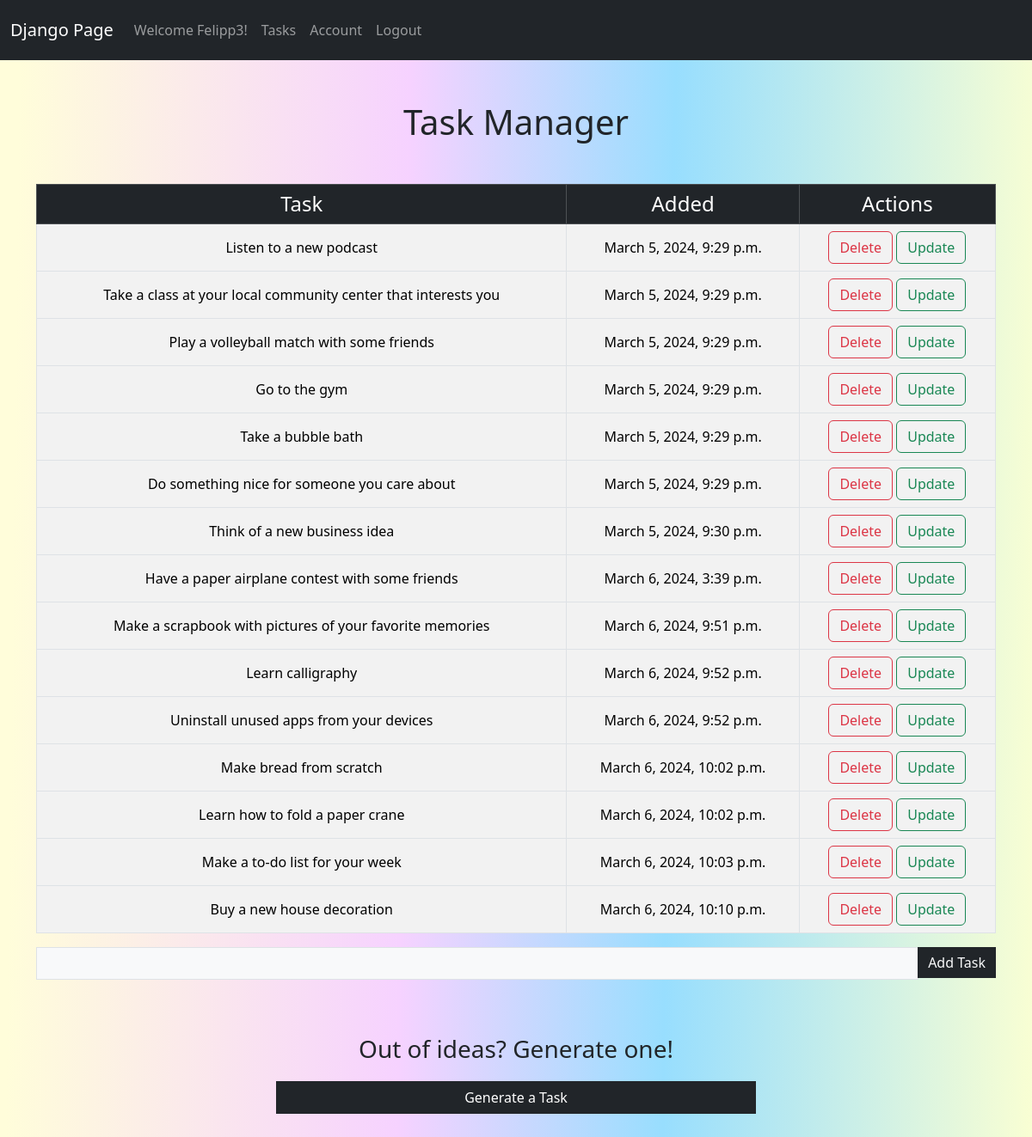
The page /tasks/ (signed in) on the database its author committed.
### website/models.py (models this page shows)
class Task(models.Model):
    content = models.TextField(max_length=100)
    date_created = models.DateTimeField(default=now)
    user = models.ForeignKey(User, on_delete=models.CASCADE)

### website/views.py (the view)
# urls.py: path('tasks/', views.tasks, name='tasks'),
@login_required
def tasks(request):
    if request.method == 'POST':
        content = request.POST['content']
        user_id = request.user.id
        task = Task(content=content, user_id=user_id)
        task.save()
        return redirect('tasks')
    else:
        tasks = Task.objects.filter(user_id=request.user.id)
        return render(request, 'tasks.html', {'tasks': tasks})

### website/templates/tasks.html (shortened to what this page needs)
{% extends 'base.html' %}
{% block content %}
<div id="main-div" class="col-md-12">
    <h1 class="mb-5 mt-5 text-center text-dark">Task Manager</h1>
    {% if tasks|length < 1 %} <h1 class="text-center h3 mb-5">No tasks available. Create one below!</p>
        {% else %}
        <table class="table table-striped table-bordered table-hover">
            <thead class="text-center table-dark">
                <tr>
                    <th class="h4" scope="col ">Task</th>
                    <th class="h4" scope="col">Added</th>
                    <th class="h4" scope="col">Actions</th>
                </tr>
            </thead>
            {% for task in tasks %}
            <tbody class="text-center align-middle">
                <tr>
                    <td> {{ task.content }}</td>
                    <td>{{ task.date_created }}</td>
                    <td>
                        <a class="btn btn-outline-danger" href="{% url 'delete_task' task.id %}">Delete</a>
                        <a class="btn btn-outline-success" href="{% url 'update_task' task.id %}">Update</a>
                    </td>
                </tr>
            </tbody>
            {% endfor %}
        </table>
        {% endif %}
        <form method="POST">
            <div class="input-group mb-3">
                <input class="form-control bg-light rounded-0 mb-5" type="text" name="content">
                <div class="input-group-append">
                    <input class="btn bg-dark border-0 text-light ml-1 rounded-0" type="submit" value="Add Task">
                </div>
            </div>
        </form>
        <div class="generate-container  col-md-6">
            <h1 class="text-center h3">Out of ideas? Generate one!</p>
                <a id="generate-button" class="btn btn-dark border border-dark rounded-0 w-100"
                    href="{% url 'generate_task' %}">Generate a Task</a>
        </div>
</div>
{% endblock %}

### website/templates/navbar.html (shortened to what this page needs)
<nav class="navbar navbar-expand-lg navbar-dark bg-dark height-navbar">
    <div class="container-fluid">
        <a class="navbar-brand" href="{% url 'home' %}">Django Page</a>
        <div class="collapse navbar-collapse" id="navbarSupportedContent">
            <ul class="navbar-nav me-auto mb-2 mb-lg-0">
                {% if user.is_authenticated %}
                <li class="nav-item">
                    <a class="nav-link" style="cursor: default;">Welcome {{ user.get_username }}!</a>
                </li>
                <li class="nav-item">
                    <a class="nav-link" href="{% url 'tasks' %}">Tasks</a>
                </li>
                <li class="nav-item">
                    <a class="nav-link" href="{% url 'account' %}">Account</a>
                </li>
                <li class="nav-item">
                    <a class="nav-link" href="{% url 'logout' %}">Logout</a>
                </li>
                {% endif %}
            </ul>
        </div>
    </div>
</nav>

### website/static/css/styles.css (style rules this page uses)
* { box-sizing: border-box }
:root { --nav-height: 70px; }
body { width: 100vw; min-height: 100vh; margin: 0; padding: 0; background: linear-gradient(90.7deg, rgb(255, 253, 218) 1.9%, rgb(246, 210, 255) 39.3%, rgb(152, 222, 254) 64.7%, rgb(251, 255, 210) 100.8%); scroll-behavior: smooth; }
.height-navbar { height: var(--nav-height); }
.generate-container { display: block; margin-left: auto; margin-right: auto; padding-bottom: 40px; }

### rows shown on the page
Task: content "Listen to a new podcast", date_created "March 5, 2024, 9:29 p.m."
Task: content "Take a class at your local community center that interests you", date_created "March 5, 2024, 9:29 p.m."
Task: content "Play a volleyball match with some friends", date_created "March 5, 2024, 9:29 p.m."
Task: content "Go to the gym", date_created "March 5, 2024, 9:29 p.m."
Task: content "Take a bubble bath", date_created "March 5, 2024, 9:29 p.m."
Task: content "Do something nice for someone you care about", date_created "March 5, 2024, 9:29 p.m."
Task: content "Think of a new business idea", date_created "March 5, 2024, 9:30 p.m."
Task: content "Have a paper airplane contest with some friends", date_created "March 6, 2024, 3:39 p.m."
Task: content "Make a scrapbook with pictures of your favorite memories", date_created "March 6, 2024, 9:51 p.m."
Task: content "Learn calligraphy", date_created "March 6, 2024, 9:52 p.m."
Task: content "Uninstall unused apps from your devices", date_created "March 6, 2024, 9:52 p.m."
Task: content "Make bread from scratch", date_created "March 6, 2024, 10:02 p.m."
Task: content "Learn how to fold a paper crane", date_created "March 6, 2024, 10:02 p.m."
Task: content "Make a to-do list for your week", date_created "March 6, 2024, 10:03 p.m."
Task: content "Buy a new house decoration", date_created "March 6, 2024, 10:10 p.m."

### other values the page prints
{{ user.get_username }} "Felipp3"
